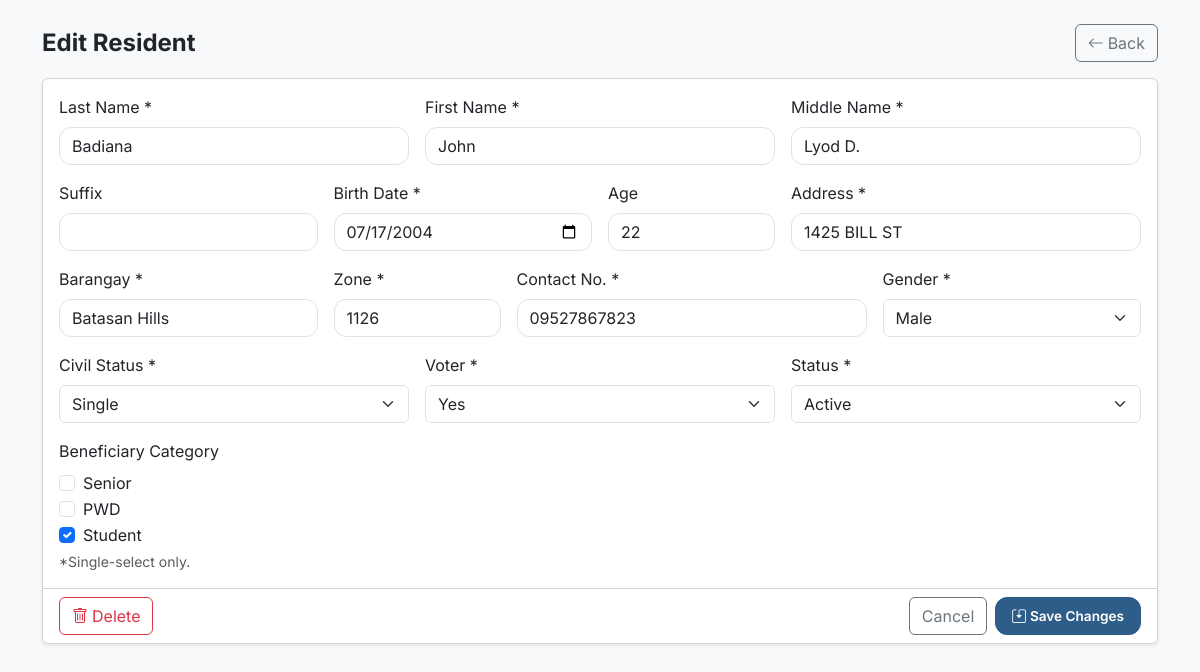
Page /residents/edit.php?id=11 (signed in) on the committed database.
### tables this page shows
CREATE TABLE `residents` (
  `resident_id` int(11) NOT NULL AUTO_INCREMENT,
  `first_name` varchar(60) NOT NULL,
  `middle_name` varchar(60) DEFAULT NULL,
  `last_name` varchar(60) NOT NULL,
  `suffix` varchar(15) DEFAULT NULL,
  `birthday` date DEFAULT NULL,
  `age` int(11) DEFAULT NULL,
  `address` varchar(255) DEFAULT NULL,
  `barangay` varchar(80) DEFAULT NULL,
  `zone` varchar(30) DEFAULT NULL,
  `contact_no` varchar(30) DEFAULT NULL,
  `gender` enum('Male','Female','Other') DEFAULT NULL,
  `civil_status` enum('Single','Married','Widowed','Separated','Divorced','Other') DEFAULT NULL,
  `is_voter` tinyint(1) NOT NULL DEFAULT 0,
  `beneficiary_category` enum('Student','Senior','PWD','None') NOT NULL DEFAULT 'None',
  `status` enum('Active','Inactive') NOT NULL DEFAULT 'Active',
  `created_at` timestamp NOT NULL DEFAULT current_timestamp(),
  `deleted_at` datetime DEFAULT NULL,
  PRIMARY KEY (`resident_id`),
  KEY `idx_residents_lastname` (`last_name`),
  KEY `idx_residents_beneficiary_category` (`beneficiary_category`),
  KEY `idx_residents_status` (`status`)
);

### residents/edit.php (the view, shortened to what this page needs)
<?php
require_once "../config/db.php";
$id = (int)($_GET["id"] ?? 0);
$stmt = $conn->prepare("SELECT * FROM residents WHERE resident_id = ? LIMIT 1");
$stmt->bind_param("i", $id);
$stmt->execute();
$r = $stmt->get_result()->fetch_assoc();
?>
<!doctype html>
<html lang="en">
<head>
  <link href="https://cdn.jsdelivr.net/npm/bootstrap@5.3.3/dist/css/bootstrap.min.css" rel="stylesheet">
  <link href="https://cdn.jsdelivr.net/npm/bootstrap-icons@1.11.3/font/bootstrap-icons.min.css" rel="stylesheet">
  <link href="../assets/css/style.css" rel="stylesheet">
</head>
<body class="bg-light">
<div class="container py-4">
  <div class="d-flex justify-content-between align-items-center mb-3">
    <h4 class="mb-0 fw-bold">Edit Resident</h4>
    <a class="btn btn-outline-secondary" href="index.php"><i class="bi bi-arrow-left me-1"></i>Back</a>
  </div>
  <form method="post" action="update.php" class="card shadow-sm" id="editForm">
    <div class="card-body">
      <div class="row g-3">
        <div class="col-md-4">
          <label class="form-label">Last Name *</label>
          <input class="form-control" name="last_name" value="<?= htmlspecialchars($r["last_name"] ?? "") ?>" required>
        </div>
        <div class="col-md-4">
          <label class="form-label">First Name *</label>
          <input class="form-control" name="first_name" value="<?= htmlspecialchars($r["first_name"] ?? "") ?>" required>
        </div>
        <div class="col-md-4">
          <label class="form-label">Middle Name *</label>
          <input class="form-control" name="middle_name" value="<?= htmlspecialchars($r["middle_name"] ?? "") ?>" required>
        </div>
        <div class="col-md-3">
          <label class="form-label">Suffix</label>
          <input class="form-control" name="suffix" value="<?= htmlspecialchars($r["suffix"] ?? "") ?>">
        </div>
        <div class="col-md-3">
          <label class="form-label">Birth Date *</label>
          <input type="date" class="form-control" name="birthday" id="e_birthday" value="<?= htmlspecialchars($r["birthday"] ?? "") ?>" required>
        </div>
        <div class="col-md-2">
          <label class="form-label">Age</label>
          <input class="form-control" name="age" id="e_age" value="<?= htmlspecialchars($r["age"] ?? "") ?>" readonly>
        </div>
        <div class="col-md-4">
          <label class="form-label">Address *</label>
          <input class="form-control" name="address" value="<?= htmlspecialchars($r["address"] ?? "") ?>" required>
        </div>
        <div class="col-md-3">
          <label class="form-label">Barangay *</label>
          <input class="form-control" name="barangay" value="<?= htmlspecialchars($r["barangay"] ?? "") ?>" required>
        </div>
        <div class="col-md-2">
          <label class="form-label">Zone *</label>
          <input class="form-control" name="zone" value="<?= htmlspecialchars($r["zone"] ?? "") ?>" required>
        </div>
        <div class="col-md-4">
          <label class="form-label">Contact No. *</label>
          <input class="form-control" name="contact_no" value="<?= htmlspecialchars($r["contact_no"] ?? "") ?>" required>
        </div>
        <div class="col-md-3">
          <label class="form-label">Gender *</label>
          <select class="form-select" name="gender" required>
            <?php foreach (["Male","Female","Other"] as $g): ?>
              <option <?= (($r["gender"] ?? "") === $g) ? "selected" : "" ?>><?= $g ?></option>
            <?php endforeach; ?>
          </select>
        </div>
        <div class="col-md-4">
          <label class="form-label">Civil Status *</label>
          <select class="form-select" name="civil_status" required>
            <?php foreach (["Single","Married","Widowed","Separated"] as $cs): ?>
              <option <?= (($r["civil_status"] ?? "") === $cs) ? "selected" : "" ?>><?= $cs ?></option>
            <?php endforeach; ?>
          </select>
        </div>
        <div class="col-md-4">
          <label class="form-label">Voter *</label>
          <select class="form-select" name="is_voter" required>
            <option value="1" <?= ((int)($r["is_voter"] ?? 0) === 1) ? "selected" : "" ?>>Yes</option>
          </select>
        </div>
        <div class="col-md-4">
          <label class="form-label">Status *</label>
          <select class="form-select" name="status" required>
            <option <?= (($r["status"] ?? "") === "Active") ? "selected" : "" ?>>Active</option>
          </select>
        </div>
        <div class="col-12">
          <label class="form-label">Beneficiary Category</label>
          <?php $cat = $r["beneficiary_category"] ?? "None"; ?>
          <div class="form-check">
            <input class="form-check-input e-ben-cat" type="checkbox" value="Senior" id="e_cat_senior" <?= ($cat==="Senior")?"checked":"" ?>>
            <label class="form-check-label" for="e_cat_senior">Senior</label>
          </div>
          <div class="form-check">
            <input class="form-check-input e-ben-cat" type="checkbox" value="PWD" id="e_cat_pwd" <?= ($cat==="PWD")?"checked":"" ?>>
            <label class="form-check-label" for="e_cat_pwd">PWD</label>
          </div>
          <div class="form-check">
            <input class="form-check-input e-ben-cat" type="checkbox" value="Student" id="e_cat_student" <?= ($cat==="Student")?"checked":"" ?>>
            <label class="form-check-label" for="e_cat_student">Student</label>
          </div>
          <div class="text-muted small mt-1">*Single-select only.</div>
        </div>
      </div>
    </div>
    <div class="card-footer d-flex justify-content-between bg-white">
      <button type="submit"
              class="btn btn-outline-danger"
              formaction="delete.php"
              onclick="return confirm('Are you sure you want to delete this resident record?');">
        <i class="bi bi-trash me-1"></i>Delete
      </button>
      <div class="d-flex gap-2">
        <a class="btn btn-outline-secondary" href="index.php">Cancel</a>
        <button class="btn brdss-btn" type="submit"><i class="bi bi-save2 me-1"></i>Save Changes</button>
      </div>
    </div>
  </form>
</div>
</body>
</html>

### assets/css/style.css (style rules this page uses)
:root { --brdss-dark: #243B53; --brdss-dark-2:#1B2B3A; --brdss-accent:#2F5D8A; }
body { font-family: 'Inter', 'Segoe UI', system-ui, sans-serif; }
.brdss-btn { background-color: var(--brdss-accent) !important; color: #fff !important; border: 1px solid var(--brdss-accent) !important; border-radius: 12px; padding: 8px 16px; font-weight: 600; font-size: .85rem; }
.form-control { border-radius: 12px; }

### rows in the picture
residents: last_name "Badiana", first_name "John", middle_name "Lyod D.", birthday "07/17/2004", age "22", address "1425 BILL ST", barangay "Batasan Hills", zone "1126", contact_no "09527867823", gender "Male", civil_status "Single", is_voter "Yes", status "Active", beneficiary_category "☑"
